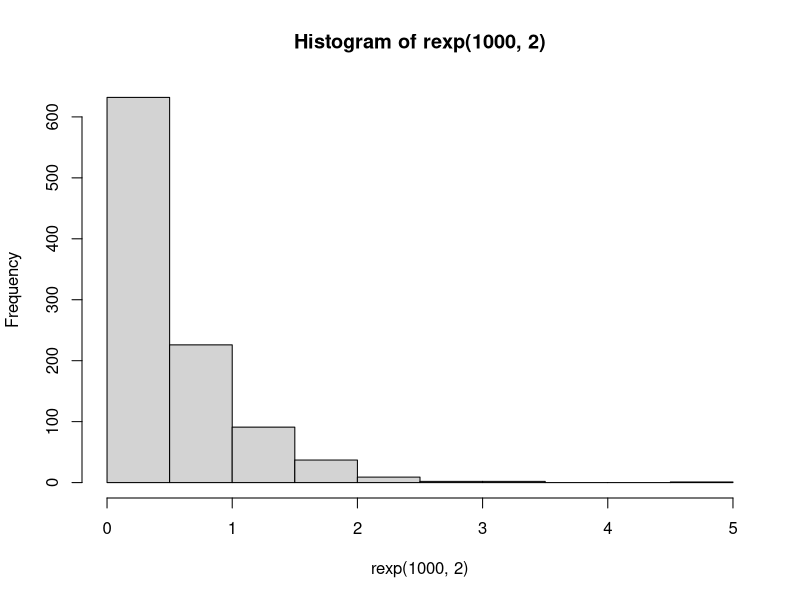

Recreate this plot in R.
## ---- chunk 1
hist(rexp(1000, 2))
